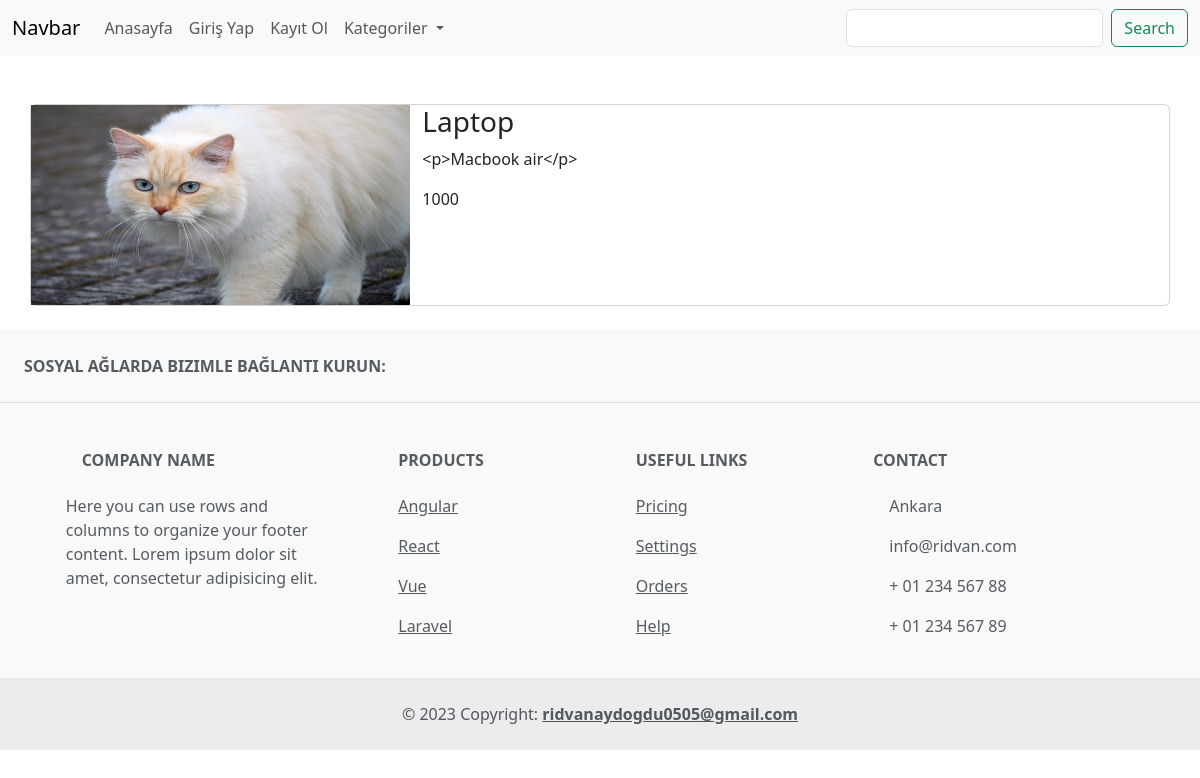
Page /urun/2 on the committed database.
### urunler/models.py (models this page shows, shortened)
class Urun(models.Model):
    olusturan = models.ForeignKey(User, on_delete=models.CASCADE, null=True)
    kategori = models.ForeignKey(Kategori, on_delete=models.CASCADE, null=True)
    sub_category = models.ManyToManyField(AltKategori)
    tekBilgi = models.OneToOneField(Tek, on_delete=models.CASCADE, null=True, blank=True)
    isim = models.CharField(max_length=100, verbose_name="ürün ismi")
    aciklama = RichTextField(max_length=500, verbose_name="ürün açıklaması")
    no = models.IntegerField(verbose_name="ürün fiyatı")
    resim = models.FileField(upload_to='urunler/', null=True, blank=True, verbose_name="ürün resmi")

### urunler/views.py (the view)
# urls.py: path('urun/<int:urunId>', urun, name='urun'),
def urun(request, urunId):
    product = Urun.objects.filter(id = urunId)
    context = {
        'urun':product
    }
    return render(request, 'urun.html', context)

### urunler/templates/urun.html (shortened to what this page needs)
{% extends 'index.html' %}
{% load static %}
{% block content %}
    <div class="container">
      <div class="row">
            {% for urun in urun %}
                <div class="card mt-5">
                    <div class="row">
                        <div class="col-4 px-0">
                            <img src="{{urun.resim.url}}" width="100%" height="200" alt="">
                        </div>
                        <div class="col-8">
                            <h3>{{urun.isim}}</h3>
                            <p>{{urun.aciklama}}</p>
                            <p>{{urun.no}}</p>
                        </div>
                    </div>
                </div>
            {% endfor %}
      </div>
    </div>
{% endblock content %}

### rows in the picture
Urun: resim (picture), isim "Laptop", aciklama "<p>Macbook air</p>", no "1000"
